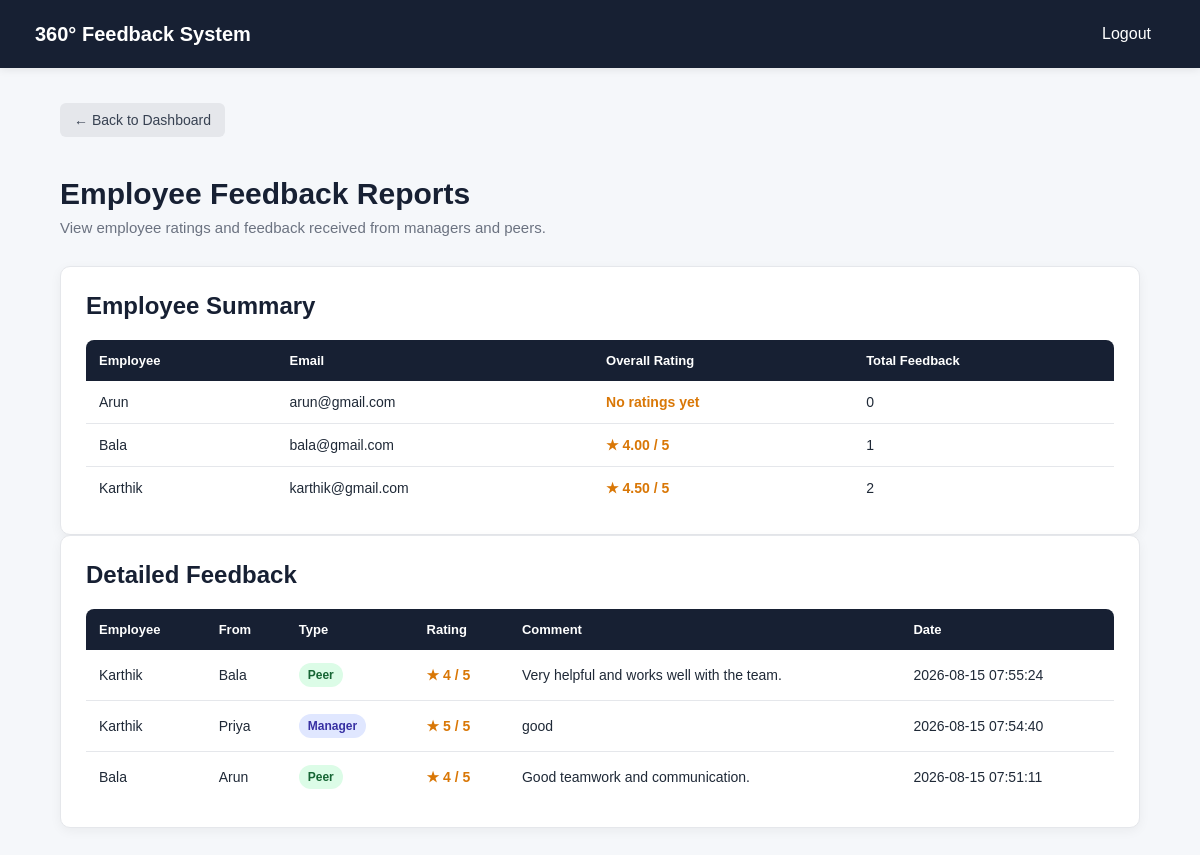
The page /admin/reports (signed in) on the database its author committed.
### tables this page shows
CREATE TABLE users (
            id INTEGER PRIMARY KEY AUTOINCREMENT,
            name TEXT NOT NULL,
            email TEXT UNIQUE NOT NULL,
            password TEXT NOT NULL,
            role TEXT NOT NULL
        );

CREATE TABLE feedback (
            id INTEGER PRIMARY KEY AUTOINCREMENT,
            from_user_id INTEGER NOT NULL,
            to_user_id INTEGER NOT NULL,
            rating INTEGER NOT NULL,
            comment TEXT NOT NULL,
            feedback_type TEXT NOT NULL,
            created_at TIMESTAMP DEFAULT CURRENT_TIMESTAMP,
            FOREIGN KEY (from_user_id) REFERENCES users(id),
            FOREIGN KEY (to_user_id) REFERENCES users(id)
        );

### app.py (the view)
@app.route("/admin/reports")
def admin_reports():
    if "user_id" not in session or session["role"] != "admin":
        return redirect(url_for("login"))
    conn = get_db_connection()
    employees = conn.execute("""
        SELECT
            users.id,
            users.name,
            users.email,
            COALESCE(AVG(feedback.rating), 0) AS average_rating,
            COUNT(feedback.id) AS total_feedback
        FROM users
        LEFT JOIN feedback
            ON users.id = feedback.to_user_id
        WHERE users.role = 'employee'
        GROUP BY users.id
        ORDER BY users.name
    """).fetchall()
    feedback = conn.execute("""
        SELECT
            feedback.id,
            feedback.rating,
            feedback.comment,
            feedback.feedback_type,
            feedback.created_at,
            receiver.name AS employee_name,
            sender.name AS from_name
        FROM feedback
        JOIN users AS receiver
            ON feedback.to_user_id = receiver.id
        JOIN users AS sender
            ON feedback.from_user_id = sender.id
        WHERE receiver.role = 'employee'
        ORDER BY feedback.created_at DESC
    """).fetchall()
    conn.close()
    return render_template(
        "admin_reports.html",
        employees=employees,
        feedback=feedback
    )

### app.py (called while the page is built)
def get_db_connection():
    conn = sqlite3.connect(DATABASE)
    conn.row_factory = sqlite3.Row
    return conn

### templates/admin_reports.html (shortened to what this page needs)
<!DOCTYPE html>
<html lang="en">
<head>
    <link rel="stylesheet"
          href="{{ url_for('static', filename='style.css') }}">
</head>
<body>
    <div class="navbar">
        <h2>360° Feedback System</h2>
        <a class="logout"
           href="{{ url_for('logout') }}">
            Logout
        </a>
    </div>
    <div class="container">
        <a class="back-button"
           href="{{ url_for('admin_dashboard') }}">
            ← Back to Dashboard
        </a>
        <div class="welcome">
            <h1>Employee Feedback Reports</h1>
            <p>
                View employee ratings and feedback received from managers and peers.
            </p>
        </div>
        <div class="card">
            <h2>Employee Summary</h2>
            {% if employees %}
            <table>
                <tr>
                    <th>Employee</th>
                    <th>Email</th>
                    <th>Overall Rating</th>
                    <th>Total Feedback</th>
                </tr>
                {% for employee in employees %}
                <tr>
                    <td>
                        {{ employee["name"] }}
                    </td>
                    <td>
                        {{ employee["email"] }}
                    </td>
                    <td class="rating">
                        {% if employee["total_feedback"] > 0 %}
                            ★ {{ "%.2f"|format(employee["average_rating"]) }} / 5
                        {% else %}
                            No ratings yet
                        {% endif %}
                    </td>
                    <td>
                        {{ employee["total_feedback"] }}
                    </td>
                </tr>
                {% endfor %}
            </table>
            {% else %}
                <p class="no-data">
                    No employees found.
                </p>
            {% endif %}
        </div>
        <div class="card">
            <h2>Detailed Feedback</h2>
            {% if feedback %}
            <table>
                <tr>
                    <th>Employee</th>
                    <th>From</th>
                    <th>Type</th>
                    <th>Rating</th>
                    <th>Comment</th>
                    <th>Date</th>
                </tr>
                {% for item in feedback %}
                <tr>
                    <td>
                        {{ item["employee_name"] }}
                    </td>
                    <td>
                        {{ item["from_name"] }}
                    </td>
                    <td>
                        {% if item["feedback_type"] == "manager" %}
                            <span class="badge manager">
                                Manager
                            </span>
                        {% else %}
                            <span class="badge peer">
                                Peer
                            </span>
                        {% endif %}
                    </td>
                    <td class="rating">
                        ★ {{ item["rating"] }} / 5
                    </td>
                    <td>
                        {{ item["comment"] }}
                    </td>
                    <td>
                        {{ item["created_at"] }}
                    </td>
                </tr>
                {% endfor %}
            </table>
            {% else %}
                <p class="no-data">
                    No feedback has been submitted yet.
                </p>
            {% endif %}
        </div>
    </div>
</body>
</html>

### static/style.css (style rules this page uses)
* { box-sizing: border-box; }
body { margin: 0; font-family: Arial, Helvetica, sans-serif; background: #f5f7fa; color: #1f2937; }
.navbar { background: #172033; color: white; padding: 17px 35px; display: flex; justify-content: space-between; align-items: center; box-shadow: 0 2px 8px rgba(0, 0, 0, 0.08); }
.navbar h2 { margin: 0; font-size: 20px; font-weight: 600; }
.navbar a { color: white; text-decoration: none; }
.logout { padding: 8px 14px; border-radius: 6px; transition: 0.2s; }
.container { width: 90%; max-width: 1100px; margin: 35px auto; }
.welcome { margin-bottom: 30px; }
.welcome h1 { margin-bottom: 8px; font-size: 30px; color: #172033; }
.welcome p { margin: 0; color: #6b7280; font-size: 15px; }
.card { background: white; padding: 25px; border-radius: 10px; border: 1px solid #e5e7eb; box-shadow: 0 3px 12px rgba(0, 0, 0, 0.05); transition: transform 0.2s, box-shadow 0.2s; }
.card h2, .card h3 { margin-top: 0; color: #172033; }
table { width: 100%; border-collapse: collapse; background: white; border-radius: 8px; overflow: hidden; }
th { background: #172033; color: white; padding: 13px; text-align: left; font-size: 13px; }
td { padding: 13px; border-bottom: 1px solid #e5e7eb; font-size: 14px; }
tr:last-child td { border-bottom: none; }
.rating { color: #d97706; font-weight: bold; }
.badge { display: inline-block; padding: 5px 9px; border-radius: 20px; font-size: 12px; font-weight: 600; }
.badge.manager { background: #e0e7ff; color: #3730a3; }
.badge.peer { background: #dcfce7; color: #166534; }
.back-button { display: inline-block; margin-bottom: 20px; padding: 9px 14px; background: #e5e7eb; color: #374151; text-decoration: none; border-radius: 6px; font-size: 14px; }

### rows shown on the page
users: name "Arun", email "arun@gmail.com", shows "No ratings yet", total_feedback "0"
users: name "Bala", email "bala@gmail.com", average_rating "4.00", total_feedback "1"
users: name "Karthik", email "karthik@gmail.com", average_rating "4.50", total_feedback "2"
feedback: employee_name "Karthik", from_name "Bala", feedback_type "Peer", rating "4", comment "Very helpful and works well with the team.", created_at "2026-08-15 07:55:24"
feedback: employee_name "Karthik", from_name "Priya", feedback_type "Manager", rating "5", comment "good", created_at "2026-08-15 07:54:40"
feedback: employee_name "Bala", from_name "Arun", feedback_type "Peer", rating "4", comment "Good teamwork and communication.", created_at "2026-08-15 07:51:11"
